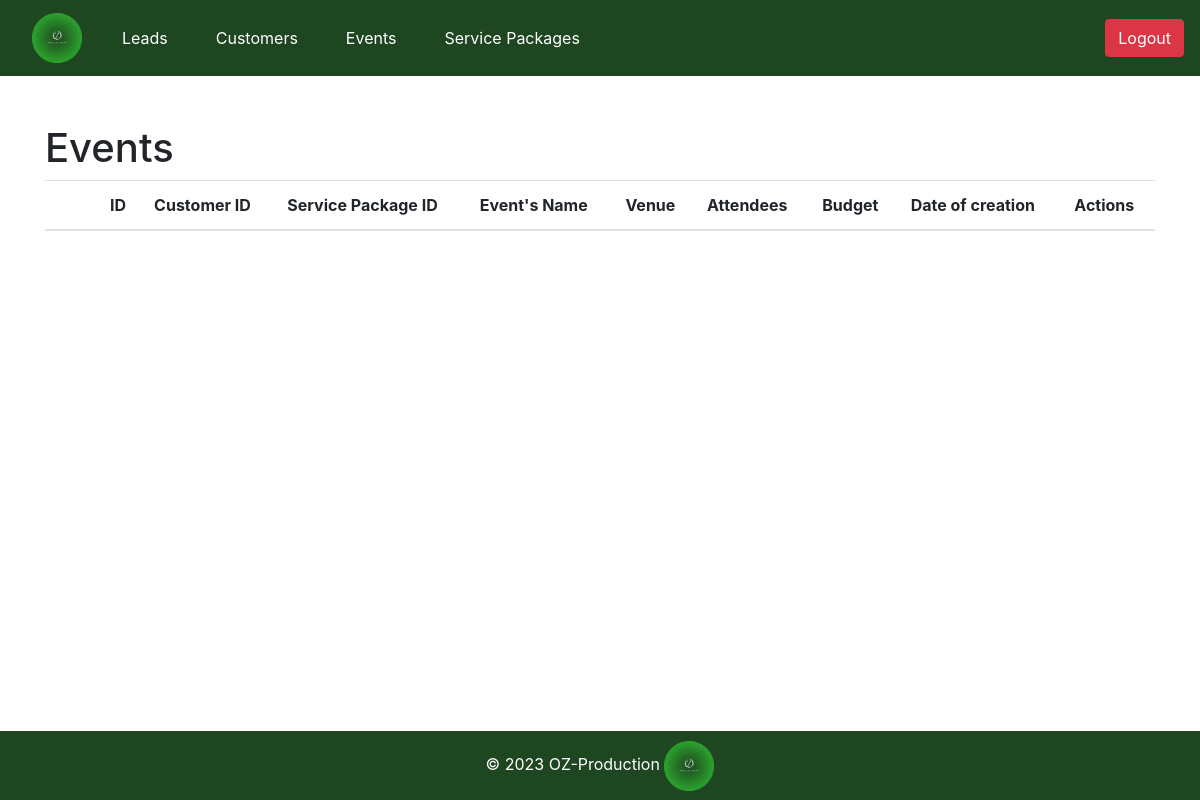
Page /oz_pro/events/ on the earlier database version.
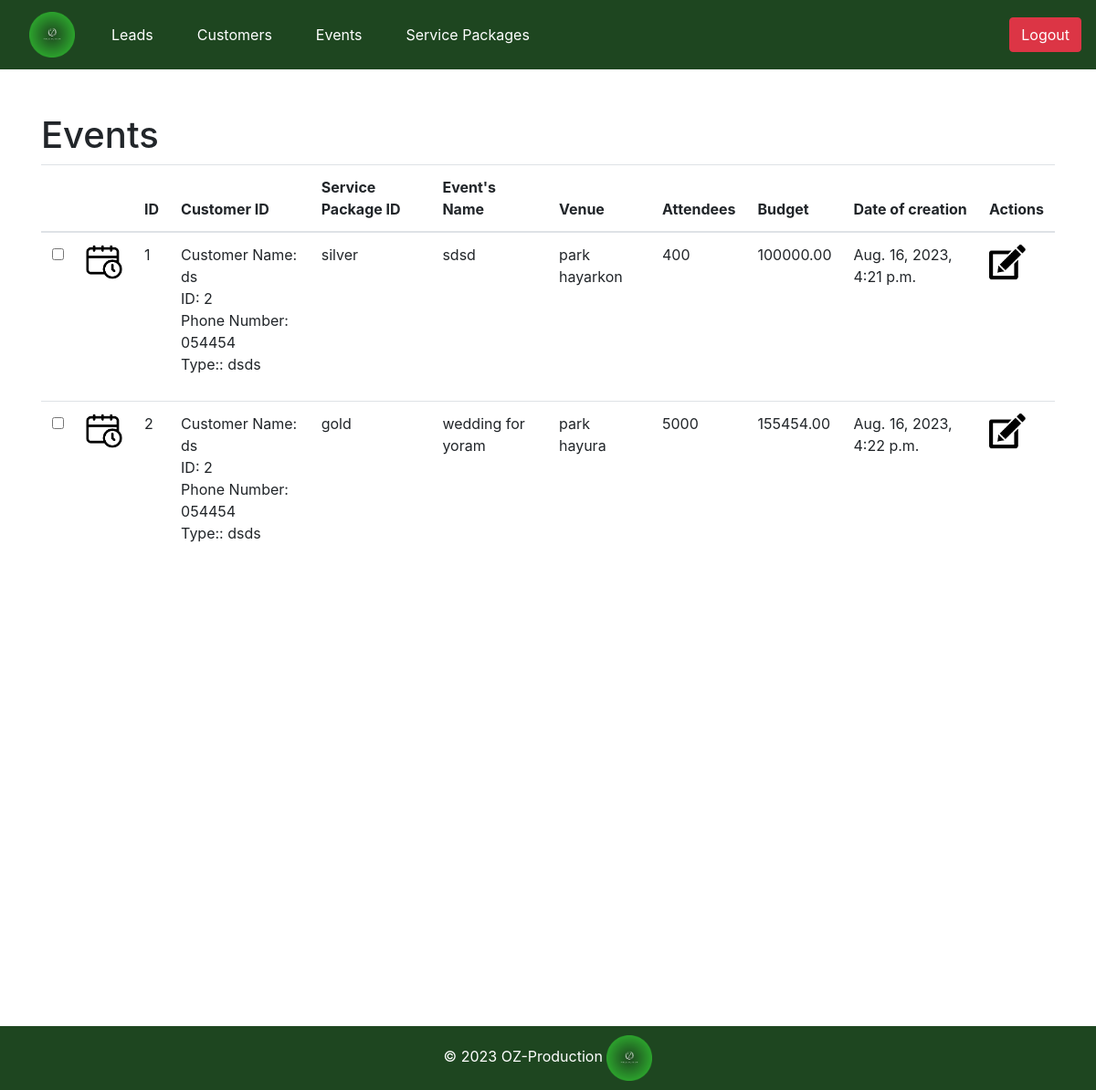
Same page on the later database version.
### oz_pro/models.py (models this page shows, shortened)
class Event(models.Model):
    image = models.ImageField(upload_to='static/pics', default = 'event.png')
    ID = models.AutoField(primary_key=True)
    customer = models.ForeignKey(Customer, on_delete=models.SET_NULL,null=True, related_name='events_for_customer')
    service_package = models.ForeignKey(ServicePackage, on_delete=models.SET_NULL, null=True, related_name='events_for_service_package')
    name = models.CharField(max_length=255)
    venue = models.CharField(max_length=255)
    number_of_attendees = models.PositiveIntegerField()
    budget = models.DecimalField(max_digits=10, decimal_places=2)
    date_of_creation = models.DateTimeField(auto_now_add=True)

class Customer(models.Model):
    image = models.ImageField(upload_to='static/pics', default = 'Picture7.png')
    ID = models.PositiveIntegerField(primary_key=True, unique=True)
    name = models.CharField(max_length=255)
    phone_number = models.CharField(max_length=15)
    customer_type = models.CharField(max_length=50)
    date_of_creation = models.DateTimeField(auto_now_add=True)
    def __str__(self):
        return f"Customer Name: {self.name}\nID: {self.ID}\nPhone Number: {self.phone_number}\nType:: {self.customer_type}"

class ServicePackage(models.Model):
    image = models.ImageField(upload_to='static/pics', default = 'pack.png')
    ID = models.AutoField(primary_key=True)
    name = models.CharField(max_length=255)
    package_details = models.TextField()
    date_of_creation = models.DateTimeField(auto_now_add=True)
    def __str__(self):
        return self.name

### oz_pro/views.py (the view)
# urls.py: path('events/', views.events_page, name='all_events'),
def events_page(request):
    print("********* Event page function *********")
    all_events = Event.objects.all()
    context = {
        'events': all_events
    }
    return render(request, 'events.html', context)

### oz_pro/templates/events.html (shortened to what this page needs)
<!DOCTYPE html>
<html lang="en">
<head>
</head>
<body>
    {% extends 'base.html' %}
    {% block add_button %}
    {% load static %}
    {% endblock %}
{% block content %}
{% load static %}
    <div>
    <h1>Events</h1>
    </div>
    <table class="table table-hover">
        <thead>
            <tr>
                <th></th>
                <th></th>
                <th>ID</th>
                <th>Customer ID</th>
                <th>Service Package ID</th>
                <th>Event's Name</th>
                <th>Venue</th>
                <th>Attendees</th>
                <th>Budget</th>
                <th>Date of creation</th>
                <th>Actions</th>
            </tr>
        </thead>
        <tbody>
            {% for event in events %}
            <tr id="event_{{ event.ID }}">
                <td><input type="checkbox" onchange="toggleHighlight(this, {{ event.ID }})" title="Highlight"></td>
                <td><img src="{% static 'pics/' %}{{event.image}}" alt="My image" class="smaller-image" /></td>
                <td>{{ event.ID }}</td>
                <td>{{ event.customer |linebreaks}}</td>
                <td>{{ event.service_package }}</td>
                <td>{{ event.name }}</td>
                <td>{{ event.venue}}</td>
                <td>{{ event.number_of_attendees}}</td>
                <td>{{ event.budget }}</td>
                <td>{{ event.date_of_creation }}</td>
                <td>
                    <a data-bs-toggle="tooltip" title="UPDATE event">
                        <img src="{% static 'pics/edit.png' %}" alt="Update" class="smaller-image" style="cursor:pointer" data-bs-toggle="modal" data-bs-target="#updateeventModal_{{ event.ID }}">
                    </a>
                </td>
         </tr>
            {% endfor %}
      </tbody>
    </table>
{% endblock %}

Differences in the rows shown:
added Event: image (picture), ID "1", customer "Customer Name: ds ID: 2 Phone Number: 054454 Type:: dsds", service_package "silver", name "sdsd", venue "park hayarkon", number_of_attendees "400", budget "100000.00", date_of_creation "Aug. 16, 2023, 4:21 p.m."
added Event: image (picture), ID "2", customer "Customer Name: ds ID: 2 Phone Number: 054454 Type:: dsds", service_package "gold", name "wedding for yoram", venue "park hayura", number_of_attendees "5000", budget "155454.00", date_of_creation "Aug. 16, 2023, 4:22 p.m."
